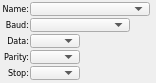
<?xml version="1.0" encoding="UTF-8"?>
<ui version="4.0">
 <class>UartSettings</class>
 <widget class="QWidget" name="UartSettings">
  <property name="enabled">
   <bool>true</bool>
  </property>
  <property name="geometry">
   <rect>
    <x>0</x>
    <y>0</y>
    <width>156</width>
    <height>83</height>
   </rect>
  </property>
  <property name="sizePolicy">
   <sizepolicy hsizetype="Preferred" vsizetype="Preferred">
    <horstretch>0</horstretch>
    <verstretch>0</verstretch>
   </sizepolicy>
  </property>
  <property name="minimumSize">
   <size>
    <width>152</width>
    <height>77</height>
   </size>
  </property>
  <property name="maximumSize">
   <size>
    <width>16777215</width>
    <height>16777215</height>
   </size>
  </property>
  <property name="font">
   <font>
    <family>Verdana</family>
    <pointsize>6</pointsize>
   </font>
  </property>
  <property name="windowTitle">
   <string notr="true"/>
  </property>
  <layout class="QGridLayout" name="gridLayout">
   <property name="sizeConstraint">
    <enum>QLayout::SetDefaultConstraint</enum>
   </property>
   <property name="leftMargin">
    <number>2</number>
   </property>
   <property name="topMargin">
    <number>2</number>
   </property>
   <property name="rightMargin">
    <number>2</number>
   </property>
   <property name="bottomMargin">
    <number>2</number>
   </property>
   <property name="horizontalSpacing">
    <number>1</number>
   </property>
   <property name="verticalSpacing">
    <number>2</number>
   </property>
   <item row="2" column="0">
    <widget class="QLabel" name="label_uart_baud">
     <property name="font">
      <font>
       <family>Verdana</family>
       <pointsize>6</pointsize>
      </font>
     </property>
     <property name="text">
      <string>Baud:</string>
     </property>
     <property name="alignment">
      <set>Qt::AlignRight|Qt::AlignTrailing|Qt::AlignVCenter</set>
     </property>
    </widget>
   </item>
   <item row="12" column="0">
    <spacer name="verticalSpacer">
     <property name="orientation">
      <enum>Qt::Vertical</enum>
     </property>
     <property name="sizeType">
      <enum>QSizePolicy::Expanding</enum>
     </property>
     <property name="sizeHint" stdset="0">
      <size>
       <width>10</width>
       <height>0</height>
      </size>
     </property>
    </spacer>
   </item>
   <item row="5" column="0">
    <widget class="QLabel" name="label_uart_oddbit">
     <property name="font">
      <font>
       <family>Verdana</family>
       <pointsize>6</pointsize>
      </font>
     </property>
     <property name="text">
      <string>Parity:</string>
     </property>
     <property name="alignment">
      <set>Qt::AlignRight|Qt::AlignTrailing|Qt::AlignVCenter</set>
     </property>
    </widget>
   </item>
   <item row="1" column="0">
    <widget class="QLabel" name="label_uart_name">
     <property name="font">
      <font>
       <family>Verdana</family>
       <pointsize>6</pointsize>
      </font>
     </property>
     <property name="text">
      <string>Name:</string>
     </property>
     <property name="alignment">
      <set>Qt::AlignRight|Qt::AlignTrailing|Qt::AlignVCenter</set>
     </property>
    </widget>
   </item>
   <item row="1" column="1">
    <widget class="QComboBox" name="comboBox_uart_name">
     <property name="sizePolicy">
      <sizepolicy hsizetype="Fixed" vsizetype="Fixed">
       <horstretch>0</horstretch>
       <verstretch>0</verstretch>
      </sizepolicy>
     </property>
     <property name="minimumSize">
      <size>
       <width>120</width>
       <height>14</height>
      </size>
     </property>
     <property name="maximumSize">
      <size>
       <width>120</width>
       <height>14</height>
      </size>
     </property>
     <property name="baseSize">
      <size>
       <width>120</width>
       <height>14</height>
      </size>
     </property>
     <property name="font">
      <font>
       <family>Verdana</family>
       <pointsize>6</pointsize>
      </font>
     </property>
     <property name="editable">
      <bool>false</bool>
     </property>
     <property name="currentText">
      <string/>
     </property>
     <property name="currentIndex">
      <number>-1</number>
     </property>
    </widget>
   </item>
   <item row="1" column="2">
    <spacer name="horizontalSpacer">
     <property name="orientation">
      <enum>Qt::Horizontal</enum>
     </property>
     <property name="sizeHint" stdset="0">
      <size>
       <width>0</width>
       <height>10</height>
      </size>
     </property>
    </spacer>
   </item>
   <item row="2" column="1">
    <widget class="QComboBox" name="comboBox_uart_baud">
     <property name="sizePolicy">
      <sizepolicy hsizetype="Fixed" vsizetype="Fixed">
       <horstretch>0</horstretch>
       <verstretch>0</verstretch>
      </sizepolicy>
     </property>
     <property name="minimumSize">
      <size>
       <width>100</width>
       <height>14</height>
      </size>
     </property>
     <property name="maximumSize">
      <size>
       <width>100</width>
       <height>14</height>
      </size>
     </property>
     <property name="baseSize">
      <size>
       <width>100</width>
       <height>21</height>
      </size>
     </property>
     <property name="font">
      <font>
       <family>Verdana</family>
       <pointsize>6</pointsize>
      </font>
     </property>
     <property name="editable">
      <bool>false</bool>
     </property>
    </widget>
   </item>
   <item row="3" column="0">
    <widget class="QLabel" name="label_uart_databit">
     <property name="font">
      <font>
       <family>Verdana</family>
       <pointsize>6</pointsize>
      </font>
     </property>
     <property name="text">
      <string>Data:</string>
     </property>
     <property name="alignment">
      <set>Qt::AlignRight|Qt::AlignTrailing|Qt::AlignVCenter</set>
     </property>
    </widget>
   </item>
   <item row="6" column="0">
    <widget class="QLabel" name="label_uart_stopbit">
     <property name="font">
      <font>
       <family>Verdana</family>
       <pointsize>6</pointsize>
      </font>
     </property>
     <property name="text">
      <string>Stop:</string>
     </property>
     <property name="alignment">
      <set>Qt::AlignRight|Qt::AlignTrailing|Qt::AlignVCenter</set>
     </property>
    </widget>
   </item>
   <item row="3" column="1">
    <widget class="QComboBox" name="comboBox_uart_databit">
     <property name="sizePolicy">
      <sizepolicy hsizetype="Fixed" vsizetype="Fixed">
       <horstretch>0</horstretch>
       <verstretch>0</verstretch>
      </sizepolicy>
     </property>
     <property name="minimumSize">
      <size>
       <width>50</width>
       <height>14</height>
      </size>
     </property>
     <property name="maximumSize">
      <size>
       <width>50</width>
       <height>14</height>
      </size>
     </property>
     <property name="font">
      <font>
       <family>Verdana</family>
       <pointsize>6</pointsize>
      </font>
     </property>
     <property name="editable">
      <bool>false</bool>
     </property>
    </widget>
   </item>
   <item row="5" column="1">
    <widget class="QComboBox" name="comboBox_uart_oddbit">
     <property name="sizePolicy">
      <sizepolicy hsizetype="Fixed" vsizetype="Fixed">
       <horstretch>0</horstretch>
       <verstretch>0</verstretch>
      </sizepolicy>
     </property>
     <property name="minimumSize">
      <size>
       <width>50</width>
       <height>14</height>
      </size>
     </property>
     <property name="maximumSize">
      <size>
       <width>50</width>
       <height>14</height>
      </size>
     </property>
     <property name="font">
      <font>
       <family>Verdana</family>
       <pointsize>6</pointsize>
      </font>
     </property>
    </widget>
   </item>
   <item row="6" column="1">
    <widget class="QComboBox" name="comboBox_uart_stopbit">
     <property name="sizePolicy">
      <sizepolicy hsizetype="Fixed" vsizetype="Fixed">
       <horstretch>0</horstretch>
       <verstretch>0</verstretch>
      </sizepolicy>
     </property>
     <property name="minimumSize">
      <size>
       <width>50</width>
       <height>14</height>
      </size>
     </property>
     <property name="maximumSize">
      <size>
       <width>50</width>
       <height>14</height>
      </size>
     </property>
     <property name="font">
      <font>
       <family>Verdana</family>
       <pointsize>6</pointsize>
      </font>
     </property>
     <property name="editable">
      <bool>false</bool>
     </property>
    </widget>
   </item>
  </layout>
 </widget>
 <resources/>
 <connections/>
</ui>
